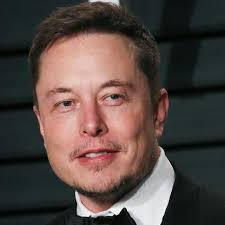
#> input picture input.jpg, 225 x 225 px
$ jupyter execute Basics.ipynb   (Python 2 division)
#> lines starting #> are read from the running program, lines starting #| are printed output that depends on the picture
[cell 1]
import cv2

[cell 2]
import numpy as np

[cell 3]
import cv2

input = cv2.imread('./input.jpg')
#> input is the input picture: shape (225, 225, 3); mean B, G, R 67.2, 71.6, 84.9

cv2.imshow('Hello World', input)

cv2.waitKey()

cv2.destroyAllWindows()

[cell 4]
import numpy as np

[cell 5]
print(input.shape)
#| (225, 225, 3)

[cell 6]
print('Height of Image:', int(input.shape[0]), 'pixels')
#| Height of Image: 225 pixels
print('Width of Image:', int(input.shape[1]), 'pixels')
#| Width of Image: 225 pixels

[cell 7]
cv2.imwrite('output.jpg', input)
#> Out = True

[cell 8]
out = cv2.imread('./output.jpg')
cv2.imshow(' ',out)
cv2.waitKey()
cv2.destroyAllWindows()

## Lets convert our color image into greyscale

[cell 9]
import cv2

# Load out image
image = cv2.imread('./input.jpg')
cv2.imshow('Original Image', image)
cv2.waitKey()

# we use cvtColor to convert to grayscale
gray_image = cv2.cvtColor(image, cv2.COLOR_BGR2GRAY)
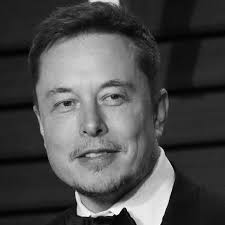
#> gray_image: shape (225, 225); min 0, max 255, mean 75.1

cv2.imshow('GrayScaled Image', gray_image)
cv2.waitKey()
cv2.destroyAllWindows()

[cell 10]
# Another Faster method
img = cv2.imread('./input.jpg',0)
#> img: shape (225, 225); min 0, max 255, mean 75.1
cv2.imshow('gray_scaled image', img)
cv2.waitKey()
cv2.destroyAllWindows()

## Color Spaces

[cell 11]
import cv2
import numpy as np

image = cv2.imread('./input.jpg')

## Let's look at the individual color levels for the first pixel(0,0)

[cell 12]
# B,G,R values for the first pixel 0,0
B, G, R = image[10,70]
#> B = 42; G = 49; R = 58
print B,G,R
#| 42 49 58

[cell 13]
# Let's see what happens when we convert it into grayscale
gray_img = cv2.cvtColor(image, cv2.COLOR_BGR2GRAY)
print gray_img.shape
#| (225, 225)

[cell 14]
gray_img[10,18]
#> Out = 31

## Another usefull color space is HSV
Infact HSV is very useful in color filtering.

[cell 15]
# H: 0 - 150, S: 0-255, V: 0 - 255

image = cv2.imread('./input.jpg')
hsv_image = cv2.cvtColor(image,cv2.COLOR_BGR2HSV)
#> hsv_image: shape (225, 225, 3); mean H, S, V 55.4, 79.4, 89.9

cv2.imshow('HSV image', hsv_image)
cv2.imshow('Hue channel', hsv_image[:,:,0])
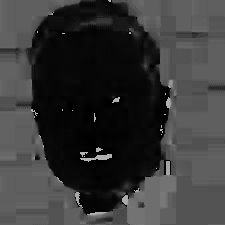
#> window 'Hue channel': shape (225, 225); min 0, max 179, mean 55.4
cv2.imshow('Saturation channel', hsv_image[:,:,1])
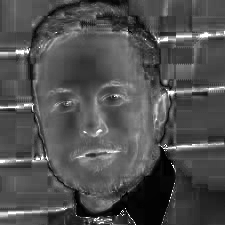
#> window 'Saturation channel': shape (225, 225); min 0, max 255, mean 79.4
cv2.imshow('Value channel', hsv_image[:,:,2])
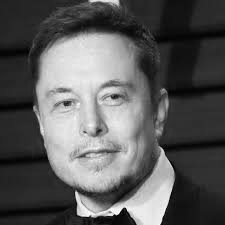
#> window 'Value channel': shape (225, 225); min 1, max 255, mean 89.9

cv2.waitKey()
cv2.destroyAllWindows()

## Let's explore looking at individual channels in an RGB image

[cell 16]
image = cv2.imread('./input.jpg')

# OpenCV's 'split' function splites the image into each color index
B, G, R = cv2.split(image)
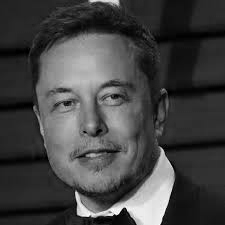
#> B: shape (225, 225); min 0, max 255, mean 67.2


print B.shape
#| (225, 225)
cv2.imshow('Red',R)
cv2.imshow('Green',G)
cv2.imshow('Blue',B)
cv2.waitKey(0)
cv2.destroyAllWindows()

# Let's re-make the image
merged  = cv2.merge([B,G,R])
cv2.imshow('Merged',merged)

# Let's amplify the red color
merged = cv2.merge([B, G, R+20])
cv2.imshow('Merged with red amplified',merged)

cv2.waitKey(0)
cv2.destroyAllWindows()

[cell 17]
# if you want to see B, G and R Images seperately

[cell 18]
import cv2
import numpy as np

B,G,R = cv2.split(image)

# Let's create a matrix of zeros
# with dimensions of the image h x w
zeros = np.zeros(image.shape[:2],dtype = "uint8")

cv2.imshow('Red', cv2.merge([zeros, zeros, R]))
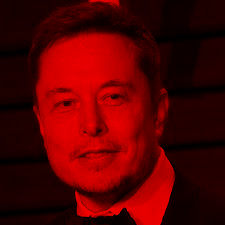
#> window 'Red': shape (225, 225, 3); mean B, G, R 0, 0, 84.9
cv2.imshow('Green', cv2.merge([zeros, G, zeros]))
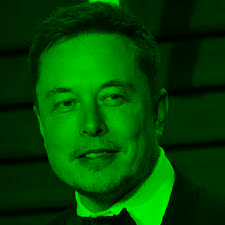
#> window 'Green': shape (225, 225, 3); mean B, G, R 0, 71.6, 0
cv2.imshow('Blue', cv2.merge([B, zeros, zeros]))
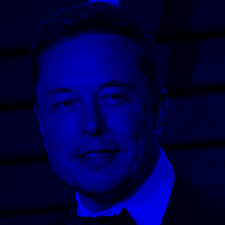
#> window 'Blue': shape (225, 225, 3); mean B, G, R 67.2, 0, 0

cv2.waitKey(0)
cv2.destroyAllWindows()

[cell 19]
print image.shape[:2]
#| (225, 225)

## Histograms

### Histograms are great way to visualize the individual color components

[cell 20]
import cv2
import numpy as np

# We needd to import matplotlib to create our histogram plots
from matplotlib import pyplot as plt

image = cv2.imread('./input.jpg')
histogram  = cv2.calcHist([image], [2], None,[256],[0, 256])
#> histogram = 256 values, max 1738 at index 29, min 1 at index 253, mean 197.8

# We plot a histogram, ravel() flatens our image array
plt.hist(image.ravel(),256,[0,256])
plt.show()
#> figure, not shown here; tallest bar 3620 high, from x = 37 to 38

# Viewing Seperate Color Channels
color = ('b','g','r')

# We now sperate the colors and plot each in the histogram
for i, col in enumerate(color):
    histogram2 = cv2.calcHist([image], [i], None,[256],[0,256])
    plt.plot(histogram2,color = col)
    plt.xlim([0,256])

plt.show()
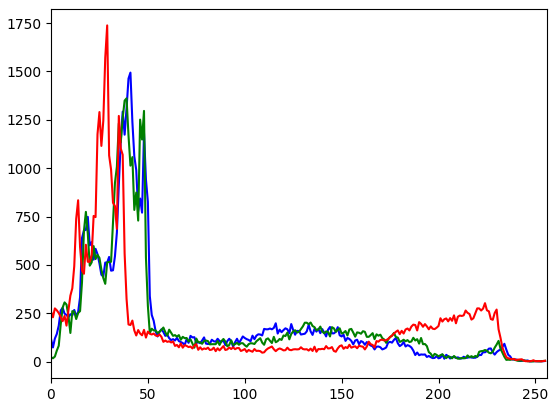
#> figure drawn by matplotlib, 1 panel; curve peaks at x = 41, y = 1494; curve peaks at x = 39, y = 1361; curve peaks at x = 29, y = 1738

#### cv2.calcHist(images, channels, mask, histSize, ranges[, hist[, accumulate]]) → hist

## Drawing images and shapes using openCV
Let's start off by making a black square

[cell 21]
import cv2
import numpy as np

# Create a black image
image = np.zeros((512,512,3), np.uint8)

# Can we make this in black and white ?
image_bw = np.zeros((512,512), np.uint8)

cv2.imshow('Black Rectangel (Color)', image)
cv2.imshow('Black Rectangel (B&W)', image_bw)

cv2.waitKey(0)
cv2.destroyAllWindows()

### Let's Draw Line over our black square
cv2.line(image, starting coordinates, ending coordinates, color, thickness)

[cell 22]
# Draw a diagonal blue line of thickness of 5 pixels
image = np.zeros((512,512,3),np.uint8)
cv2.line(image, (0,0),(511,511),(245,60,50),3)
cv2.imshow('Blue Line', image)

cv2.waitKey(0)
cv2.destroyAllWindows()

### Let's now Draw Rectangle
cv2.rectangle(image, starting vertex, opposite vertex, color, thickness)

[cell 23]
# Draw a Rectangle in
image = np.zeros((512,512,3), np.uint8)

cv2.rectangle(image, (100,100),(350,300),(89,255,67),3)
cv2.imshow('Rectangle',image)
cv2.waitKey(0)
cv2.destroyAllWindows()

## How about circles ?
cv2.circle(image, centre, radius, color, fill)

[cell 24]
image = np.zeros((512,512,3), np.uint8)

cv2.circle(image,(256,256),80,(23,255,67),-1)
cv2.imshow('Circle',image)
cv2.waitKey(0)
cv2.destroyAllWindows()

## And polygons ?

[cell 25]
image = np.zeros((512,512,3), np.uint8)

# let's define four points
pts = np.array([[10,50], [400,50],[90,200],[50,500]], np.int32)

# Let's now reshape our points required by polylines
pts = pts.reshape((-1,1,2))

cv2.polylines(image, [pts],True, (0,0,255),3)
cv2.imshow('Polygon', image)
cv2.waitKey(0)
cv2.destroyAllWindows()

## Let's even add text with cv2.putText
cv2.putText(image, 'Text to display', bottom left starting point, Font, Font Size, Color, Thickness)

* FONT_HERSHLEY_SIMPLEX, FONT_HERSHLEY_PLAIN

[cell 26]
image = np.zeros((512,512,3), np.uint8)

cv2.putText(image, 'Hello Gandhapu Kalyan!',(75,290),cv2.FONT_HERSHEY_COMPLEX,1,(100,170,0),1)
cv2.imshow('Hello world!', image)
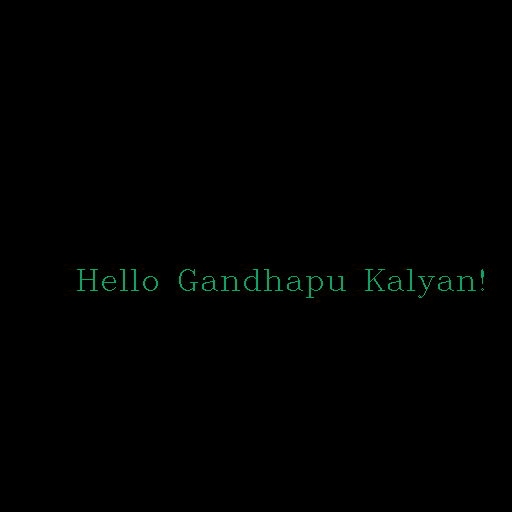
#> window 'Hello world!': shape (512, 512, 3); mean B, G, R 0.6, 1, 0
cv2.waitKey(0)
cv2.destroyAllWindows()
